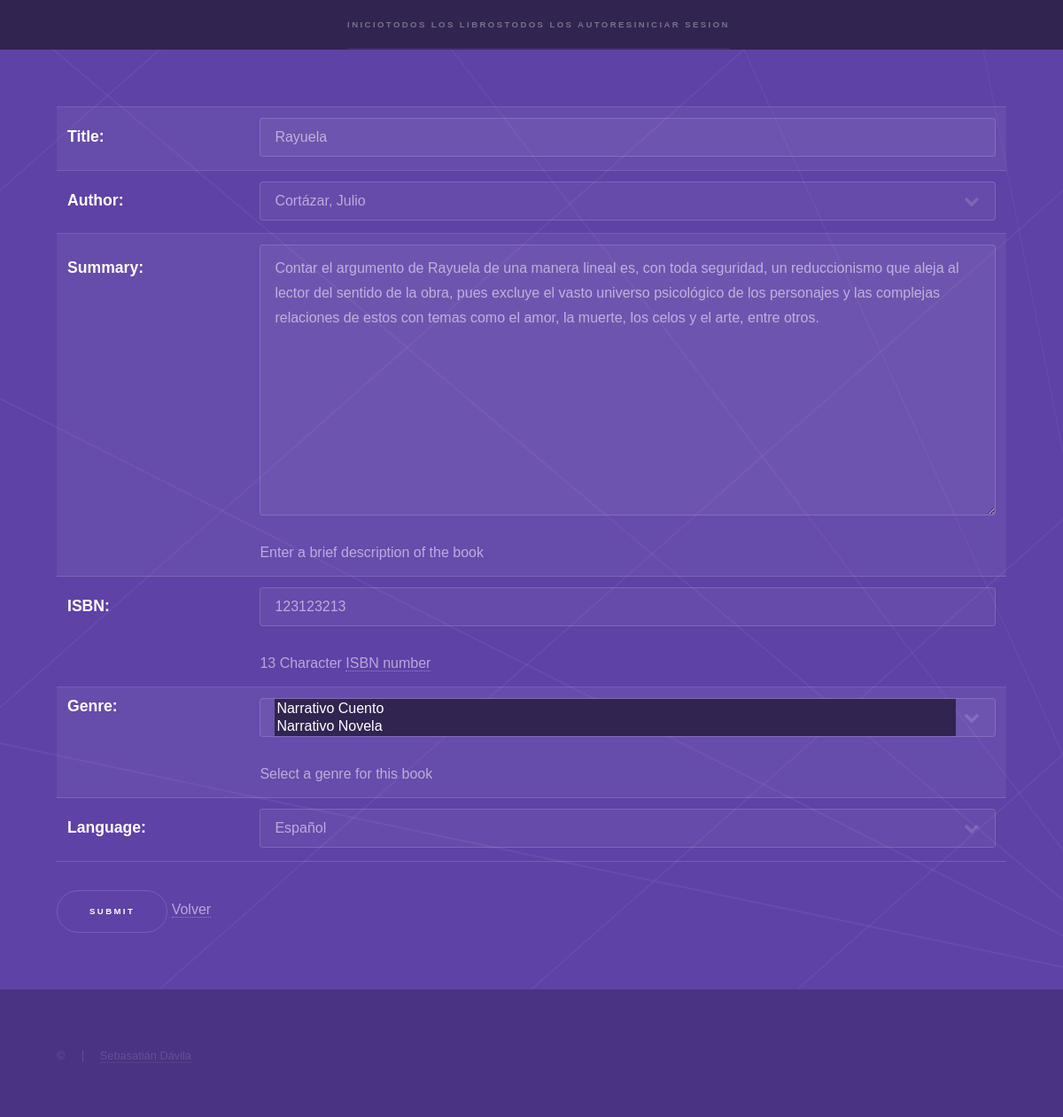
Page /catalog/book/2/update/ on the committed database.
### catalog/models.py (models this page shows, shortened)
class Book(models.Model):
    title = models.CharField(max_length=200)
    author = models.ForeignKey('Author', on_delete=models.SET_NULL, null=True)
    summary = models.TextField(max_length=1000, help_text="Enter a brief description of the book")
    isbn = models.CharField('ISBN', max_length=13,
                            unique=True,
                            help_text='13 Character <a href="https://www.isbn-international.org/content/what-isbn'
                                      '">ISBN number</a>')
    genre = models.ManyToManyField(Genre, help_text="Select a genre for this book")
    language = models.ForeignKey('Language', on_delete=models.SET_NULL, null=True)
    class Meta:
        ordering = ['title', 'author']
        permissions = (("can_see_buttons", "Pueden modificar los Libros"),)
    def display_genre(self):
        """Creates a string for the Genre. This is required to display genre in Admin."""
        return ', '.join([genre.subgenre for genre in self.genre.all()[:3]])
    display_genre.short_description = 'Genre'

### catalog/views.py (the view)
# urls.py: url(r'^book/(?P<pk>\d+)/update/$', views.BookUpdate.as_view(), name='book_update'),
class BookUpdate(UpdateView):
    model = Book
    fields = '__all__'

### catalog/models.py (called while the page is built)
    def __str__(self):
        return f'{self.name} {self.subgenre}'

    def __str__(self):
        return self.name

    def __str__(self):
        return '{0}, {1}'.format(self.last_name, self.first_name)

### catalog/templates/catalog/book_form.html (shortened to what this page needs)
{% extends "base_generic.html" %}
{% block content %}
<form action="" method="post">
    <table>
    {{ form.as_table }}
    </table>
    <input type="submit" value="Submit" />
    <a href="{% url 'books' %}">Volver</a>
</form>
{% endblock %}

### catalog/static/assets/css/main.css (style rules this page uses)
html, body, div, span, applet, object, iframe, h1, h2, h3, h4, h5, h6, p, blockquote, pre, a, abbr, acronym, address, big, cite, code, del, dfn, em, img, ins, kbd, q, s, samp, small, strike, strong, sub, sup, tt, var, b, u, i, center, dl, dt, dd, ol, ul, li, fieldset, form, label, legend, table, caption, tbody, tfoot, thead, tr, th, td, article, aside, canvas, details, embed, figure, figcaption, footer, header, hgroup, menu, nav, output, ruby, section, summary, time, mark, audio, video { margin: 0; padding: 0; border: 0; font-size: 100%; font: inherit; vertical-align: baseline; }
body { line-height: 1; }
table { border-collapse: collapse; border-spacing: 0; }
body { -webkit-text-size-adjust: none; }
input, select, textarea { -moz-appearance: none; -webkit-appearance: none; -ms-appearance: none; appearance: none; }
body { -ms-overflow-style: scrollbar; }
html { box-sizing: border-box; }
*, *:before, *:after { box-sizing: inherit; }
body { background: #312450; }
body, input, select, textarea { color: rgba(255, 255, 255, 0.55); font-family: Arial, Helvetica, sans-serif; font-size: 16.5pt; font-weight: normal; line-height: 1.75; }
@media screen and (max-width: 1680px) { body, input, select, textarea { font-size: 13pt; } }
@media screen and (max-width: 1280px) { body, input, select, textarea { font-size: 12pt; } }
a { -moz-transition: color 0.2s ease, border-bottom-color 0.2s ease; -webkit-transition: color 0.2s ease, border-bottom-color 0.2s ease; -ms-transition: color 0.2s ease, border-bottom-color 0.2s ease; transition: color 0.2s ease, border-bottom-color 0.2s ease; border-bottom: dotted 1px rgba(255, 255, 255, 0.35); color: inherit; text-decoration: none; }
input[type="submit"], input[type="reset"], input[type="button"], button, .button { -moz-appearance: none; -webkit-appearance: none; -ms-appearance: none; appearance: none; -moz-transition: border-color 0.2s ease; -webkit-transition: border-color 0.2s ease; -ms-transition: border-color 0.2s ease; transition: border-color 0.2s ease; background-color: transparent; border: solid 1px !important; border-color: rgba(255, 255, 255, 0.15) !important; border-radius: 3em; color: #ffffff !important; cursor: pointer; display: inline-block; font-size: 0.6em; font-weight: bold; height: calc(4.75em + 2px); letter-spacing: 0.25em; line-height: 4.75em; outline: 0; padding: 0 3.75em; position: relative; text-align: center; text-decoration: none; text-transform: uppercase; white-space: nowrap; }
input[type="submit"]:after, input[type="reset"]:after, input[type="button"]:after, button:after, .button:after { -moz-transform: scale(0.25); -webkit-transform: scale(0.25); -ms-transform: scale(0.25); transform: scale(0.25); pointer-events: none; -moz-transition: opacity 0.2s ease, -moz-transform 0.2s ease; -webkit-transition: opacity 0.2s ease, -webkit-transform 0.2s ease; -ms-transition: opacity 0.2s ease, -ms-transform 0.2s ease; transition: opacity 0.2s ease, transform 0.2s ease; background: #ffffff; border-radius: 3em; content: ''; height: 100%; left: 0; opacity: 0; position: absolute; top: 0; width: 100%; }
form { margin: 0 0 2em 0; }
form > :last-child { margin-bottom: 0; }
label { color: #ffffff; font-weight: bold; line-height: 1.5; margin: 0 0 0.7em 0; display: block; font-size: 1.1em; }
input[type="text"], input[type="password"], input[type="email"], input[type="tel"], select, textarea { -moz-appearance: none; -webkit-appearance: none; -ms-appearance: none; appearance: none; background: rgba(255, 255, 255, 0.05); border-radius: 0.25em; border: none; border: solid 1px rgba(255, 255, 255, 0.15); color: inherit; display: block; outline: 0; padding: 0 1em; text-decoration: none; width: 100%; }
select { background-size: 1.25rem; background-repeat: no-repeat; background-position: calc(100% - 1rem) center; height: 2.75em; padding-right: 2.75em; text-overflow: ellipsis; }
select option { color: #ffffff; background: #312450; }
input[type="text"], input[type="password"], input[type="email"], select { height: 2.75em; }
textarea { padding: 0.75em 1em; }
table { margin: 0 0 2em 0; width: 100%; }
table tbody tr { border: solid 1px rgba(255, 255, 255, 0.15); border-left: 0; border-right: 0; }
table tbody tr:nth-child(2n + 1) { background-color: rgba(255, 255, 255, 0.05); }
table td { padding: 0.75em 0.75em; }
table th { color: #ffffff; font-size: 1em; font-weight: bold; padding: 0 0.75em 0.75em 0.75em; text-align: left; }

### rows in the picture
Book: title "Rayuela", author "Cortázar, Julio", summary "Contar el argumento de Rayuela de una manera lineal es, con toda seguridad, un reduccionismo que aleja al lector del sentido de la obra, pues excluye el vasto universo psicológico de los personajes y las complejas relaciones de estos con temas como el amor, la muerte, los celos y el arte, entre otros.", isbn "123123213", language "Español"
